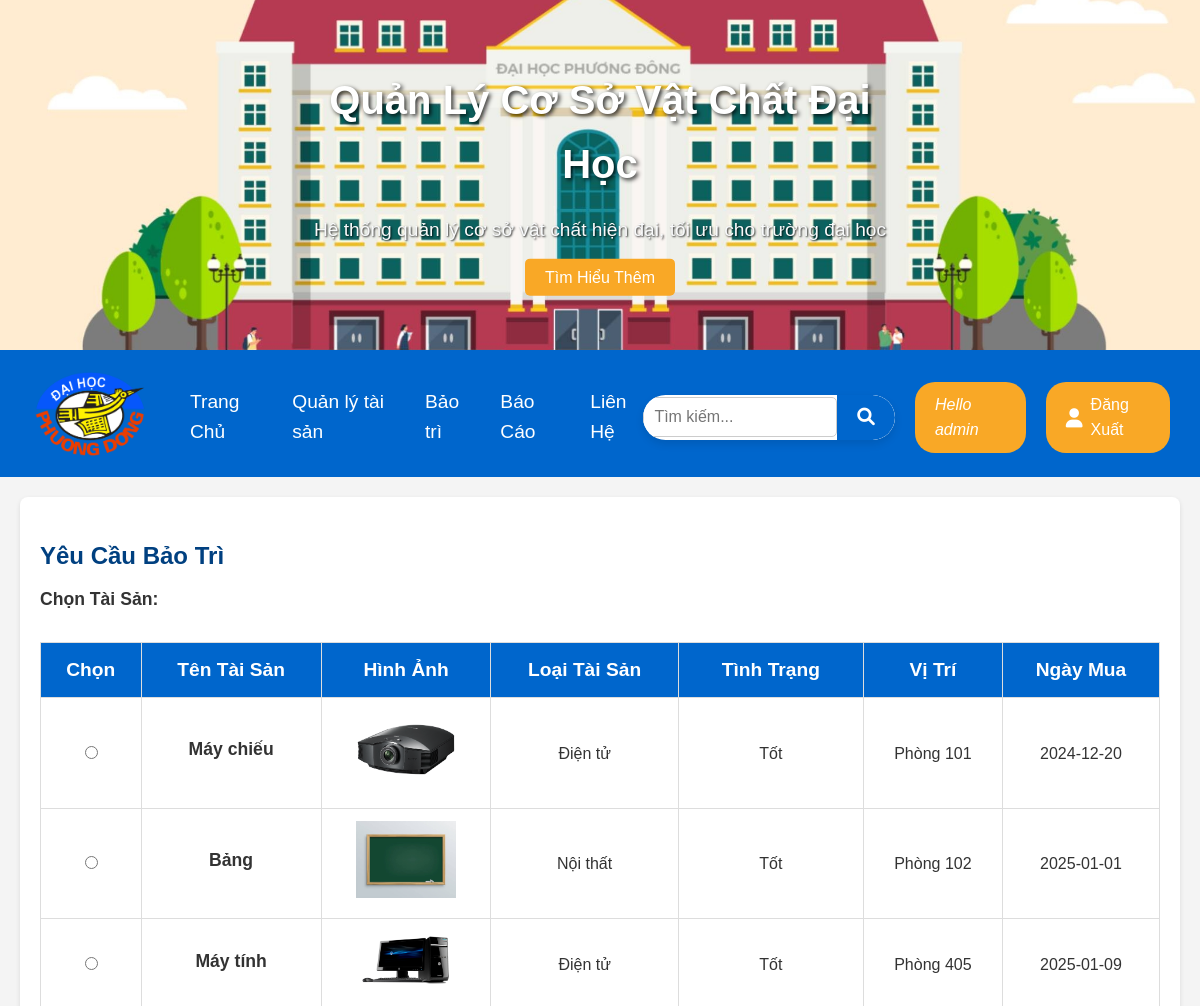
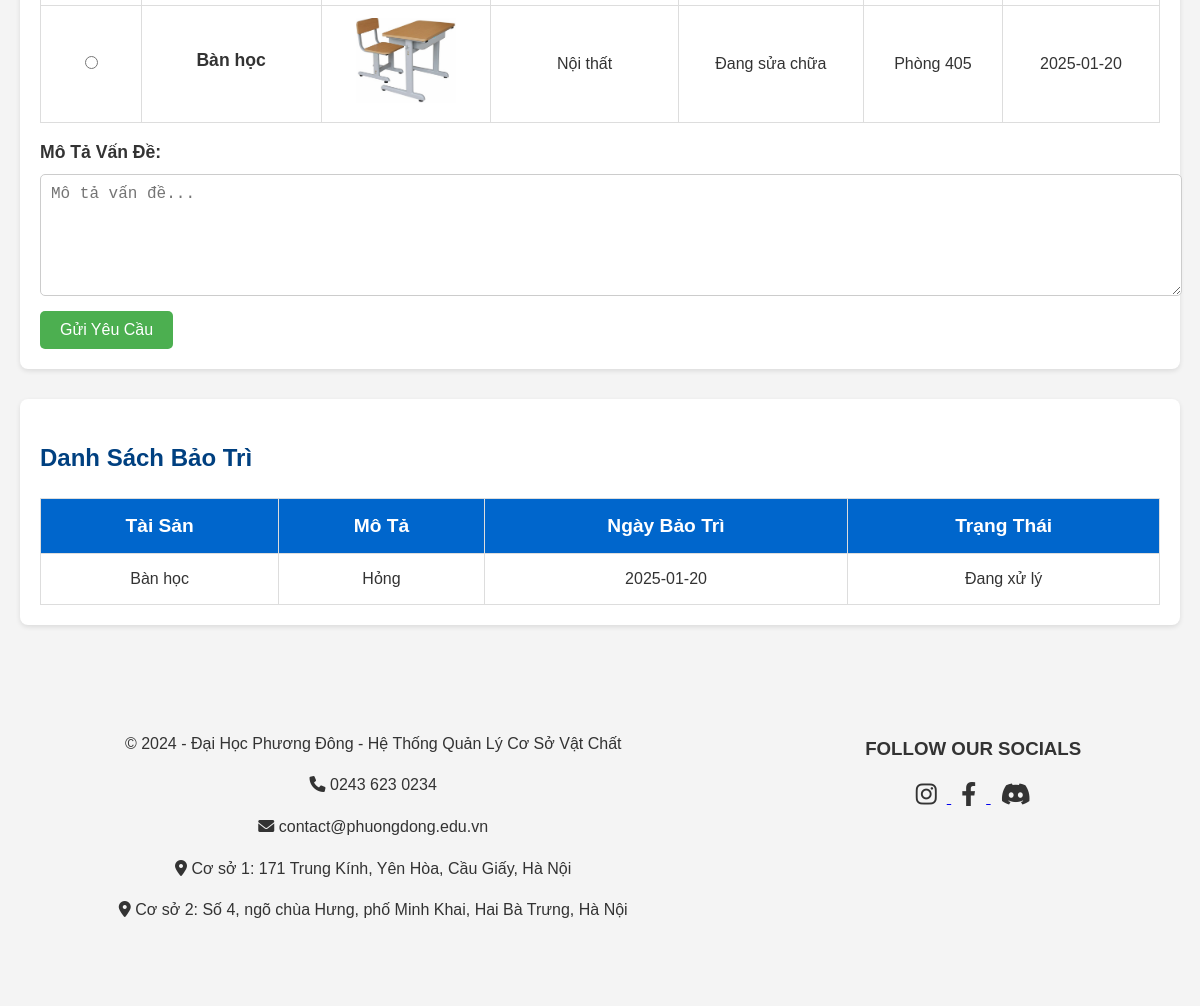
The app's page /baotri.php (signed in) with its own data (2 pictures, top to bottom).
### tables this page shows
CREATE TABLE `assets` (
  `Id_Assets` int(10) NOT NULL,
  `Name` varchar(50) NOT NULL,
  `Img` varchar(200) NOT NULL,
  `Type` varchar(50) NOT NULL,
  `Status` varchar(200) NOT NULL DEFAULT 'Tốt',
  `Location` varchar(200) NOT NULL,
  `PurchaDate` date NOT NULL
);

CREATE TABLE `maintenance` (
  `Id` int(10) NOT NULL,
  `Id_Assets` int(10) NOT NULL,
  `MaintenanceDate` date NOT NULL DEFAULT current_timestamp(),
  `Description` text NOT NULL,
  `MaintenanceStatus` varchar(100) NOT NULL DEFAULT 'Đang xử lý'
);

### control.php (called while the page is built, shortened)
<?php
include("connect.php");
class data_user
{
     public function select_Assets()
     {
         global $conn;
         $sql = "SELECT * FROM assets";
         $run = mysqli_query($conn, $sql);
         return $run;
     }
     public function select_Maintenance()
     {
         global $conn;
         $sql = "SELECT m.Id, m.MaintenanceDate, m.Description, m.MaintenanceStatus, a.Name AS AssetName
                 FROM maintenance m
                 JOIN assets a ON m.Id_Assets = a.Id_Assets";
         $run = mysqli_query($conn, $sql);
         return $run;
     }
}
?>

### baotri.php (the view, shortened to what this page needs)
<?php
include("connect.php");
include("control.php");
$user = new data_user();
$assets = $user->select_Assets();
$maintenance = $user->select_Maintenance();
?>
<!DOCTYPE html>
<html lang="vi">
<head>
    <link rel="stylesheet" href="css/style.css">
    <link rel="stylesheet" href="https://cdnjs.cloudflare.com/ajax/libs/font-awesome/6.0.0/css/all.min.css">
</head>
<body>
<header>
    <div class="banner">
        <img src="img/banner.png" alt="Banner Trường Đại Học">
        <div class="banner-text">
            <h1>Quản Lý Cơ Sở Vật Chất Đại Học</h1>
            <p>Hệ thống quản lý cơ sở vật chất hiện đại, tối ưu cho trường đại học</p>
            <a href="#" class="btn">Tìm Hiểu Thêm</a>
        </div>
    </div>
</header>
<nav>
    <div class="nav-container">
        <div class="logo">
            <a href="#">
                <img src="img/logoql.png" alt="logo">
            </a>
        </div>
        <ul class="nav-links">
            <li><a href="index.php">Trang Chủ</a></li>
            <li><a href="taisan_User.php">Quản lý tài sản</a></li>
            <li><a href="baotri.php">Bảo trì</a></li>
            <li><a href="baocao.php">Báo Cáo</a></li>
            <li><a href="lienhe.php">Liên Hệ</a></li>
        </ul>
        <div class="right-section">
            <div class="search-box">
                <input type="text" placeholder="Tìm kiếm...">
                <button type="submit"><i class="fas fa-search"></i></button>
            </div>
            <?php if (isset($_SESSION["user"])) { ?>
                <i class="login-btn"> Hello <?php echo $_SESSION['user'] ?></i>
                <a href="logout.php" class="login-btn">
                    <i class="fas fa-user"></i> Đăng Xuất
                </a>
            <?php } ?>
        </div>
    </div>
</nav>
<main>
    <section id="maintenance-request">
        <h2>Yêu Cầu Bảo Trì</h2>
        <form id="maintenanceForm" method="POST" action="submit_maintenance.php">
            <div class="form-group">
                <label for="asset">Chọn Tài Sản:</label>
                <table id="asset-table">
                    <thead>
                        <tr>
                            <th>Chọn</th>
                            <th>Tên Tài Sản</th>
                            <th>Hình Ảnh</th>
                            <th>Loại Tài Sản</th>
                            <th>Tình Trạng</th>
                            <th>Vị Trí</th>
                            <th>Ngày Mua</th>
                        </tr>
                    </thead>
                    <tbody>
                        <?php while ($row = mysqli_fetch_assoc($assets)) { ?>
                            <tr>
                                <td>
                                    <input type="radio" id="asset-<?php echo $row['Id_Assets']; ?>" name="asset" value="<?php echo $row['Id_Assets']; ?>" required>
                                </td>
                                <td>
                                    <label for="asset-<?php echo $row['Id_Assets']; ?>">
                                        <?php echo $row['Name']; ?>
                                    </label>
                                </td>
                                <td>
                                    <img src="Admin/uploads/<?php echo $row['Img']; ?>" alt="<?php echo $row['Name']; ?>" style="width: 100px; height: auto;">
                                </td>
                                <td><?php echo $row['Type']; ?></td>
                                <td><?php echo $row['Status']; ?></td>
                                <td><?php echo $row['Location']; ?></td>
                                <td><?php echo $row['PurchaDate']; ?></td>
                            </tr>
                        <?php } ?>
                    </tbody>
                </table>
            </div>
            <div class="form-group">
                <label for="description">Mô Tả Vấn Đề:</label>
                <textarea id="description" name="description" required placeholder="Mô tả vấn đề..."></textarea>
            </div>
            <button type="submit">Gửi Yêu Cầu</button>
        </form>
    </section>
    <section id="maintenance-list">
        <h2>Danh Sách Bảo Trì</h2>
        <table>
            <thead>
                <tr>
                    <th>Tài Sản</th>
                    <th>Mô Tả</th>
                    <th>Ngày Bảo Trì</th>
                    <th>Trạng Thái</th>
                </tr>
            </thead>
            <tbody>
                <?php while ($row = mysqli_fetch_assoc($maintenance)) { ?>
                    <tr>
                        <td><?php echo $row['AssetName']; ?></td>
                        <td><?php echo $row['Description']; ?></td>
                        <td><?php echo $row['MaintenanceDate']; ?></td>
                        <td><?php echo $row['MaintenanceStatus']; ?></td>
                    </tr>
                <?php } ?>
            </tbody>
        </table>
    </section>
</main>
<section class="footer">
    <div class="visit-us">
        <p>&copy; 2024 - Đại Học Phương Đông - Hệ Thống Quản Lý Cơ Sở Vật Chất</p>
        <p><i class="fas fa-phone"></i> 0243 623 0234</p>
        <p><i class="fas fa-envelope"></i> contact@phuongdong.edu.vn</p>
        <p><i class="fas fa-map-marker-alt"></i> Cơ sở 1: 171 Trung Kính, Yên Hòa, Cầu Giấy, Hà Nội</p>
        <p><i class="fas fa-map-marker-alt"></i> Cơ sở 2: Số 4, ngõ chùa Hưng, phố Minh Khai, Hai Bà Trưng, Hà Nội</p>
    </div>
    <div class="socials">
        <h3>FOLLOW OUR SOCIALS</h3>
        <p>
            <a href="https://www.instagram.com/" target="_blank">
                <i class="fa-brands fa-instagram"></i>
            </a>
            <a href="https://www.facebook.com/" target="_blank">
                <i class="fa-brands fa-facebook-f"></i>
            </a>
            <a href="https://discord.com/" target="_blank">
                <i class="fa-brands fa-discord"></i>
            </a>
        </p>
    </div>
</section>
</body>
</html>

### css/style.css (style rules this page uses)
section { margin-bottom: 50px; }
table { width: 100%; border-collapse: collapse; margin-top: 20px; }
table, th, td { border: 1px solid #ddd; }
th, td { padding: 12px; text-align: center; }
th { background-color: #0066cc; color: white; font-size: 1.2em; }
td { font-size: 1em; }
.footer { display: flex; justify-content: space-around; background: #f4f4f4; padding: 40px 0; }
.visit-us, .socials { text-align: center; }
.socials i { font-size: 24px; margin: 0 10px; color: #333; }
body { font-family: Arial, sans-serif; margin: 0; padding: 0; color: #333; line-height: 1.6; background-color: #f4f4f4; }
header { background-color: #0066cc; color: white; text-align: center; padding: 0; }
header .banner { position: relative; text-align: center; }
header .banner img { width: 100%; height: 350px; object-fit: cover; }
header .banner-text { position: absolute; top: 50%; left: 50%; transform: translate(-50%, -50%); text-align: center; }
header .banner-text h1 { font-size: 2.5rem; margin: 0; }
header .banner-text p { font-size: 1.2rem; }
header .btn { background-color: #f9a826; color: white; padding: 10px 20px; text-decoration: none; border-radius: 5px; font-size: 1rem; }
nav { background-color: #0066cc; padding: 10px 30px; }
.nav-container { display: flex; justify-content: space-between; align-items: center; }
.nav-container .logo img { width: 120px; height: 92px; }
.nav-links { list-style: none; display: flex; gap: 30px; margin: 0; }
.nav-links li a { color: white; text-decoration: none; font-size: 1.2rem; font-weight: 500; transition: color 0.3s ease, transform 0.3s ease; }
.right-section { display: flex; align-items: center; gap: 20px; }
.search-box { display: flex; align-items: center; background-color: white; border-radius: 30px; overflow: hidden; box-shadow: 0 4px 8px rgba(0, 0, 0, 0.1); width: 300px; transition: box-shadow 0.3s ease; }
.search-box input { border: none; outline: none; padding: 12px 20px; font-size: 1rem; width: 100%; border-radius: 30px 0 0 30px; font-family: 'Arial', sans-serif; }
.search-box button { border-radius: 0 30px 30px 0; background-color: #0066cc; color: white; padding: 12px 20px; cursor: pointer; transition: background-color 0.3s ease; font-size: 1.1rem; }
.login-btn { background-color: #f9a826; color: white; padding: 10px 20px; border-radius: 20px; text-decoration: none; display: flex; align-items: center; gap: 8px; }
.login-btn i { font-size: 1.2rem; }
main { padding: 20px; }
main section { margin-bottom: 30px; padding: 20px; background: white; border-radius: 8px; box-shadow: 0 2px 5px rgba(0, 0, 0, 0.1); }
main section h2 { margin-bottom: 10px; color: #004080; }
.form-group { display: flex; flex-direction: column; }
.form-group label { font-size: 1.1rem; margin-bottom: 8px; color: #333; }
h2 { font-size: 1.5rem; margin-bottom: 15px; }
.form-group { margin-bottom: 15px; }
label { font-weight: bold; margin-bottom: 5px; display: block; }
select, textarea, input[type="file"], input[type="text"] { width: 100%; padding: 10px; border: 1px solid #ccc; border-radius: 5px; font-size: 1rem; }
textarea { resize: vertical; min-height: 100px; }
button { background-color: #4CAF50; color: white; padding: 10px 20px; border: none; border-radius: 5px; cursor: pointer; font-size: 1rem; }

### baotri.php (style rules this page uses)
.banner-text h1 { color: #ffffff; text-shadow: 2px 2px 4px rgba(0, 0, 0, 0.81); }
.banner-text p { color: #f8f9fa; text-shadow: 1px 1px 2px rgba(0, 0, 0, 0.81); }

### records on screen
assets: Name "Máy chiếu", Img (picture), Type "Điện tử", Status "Tốt", Location "Phòng 101", PurchaDate "2024-12-20"
assets: Name "Bảng", Img (picture), Type "Nội thất", Status "Tốt", Location "Phòng 102", PurchaDate "2025-01-01"
assets: Name "Máy tính", Img (picture), Type "Điện tử", Status "Tốt", Location "Phòng 405", PurchaDate "2025-01-09"
assets: Name "Bàn học", Img (picture), Type "Nội thất", Status "Đang sửa chữa", Location "Phòng 405", PurchaDate "2025-01-20"
maintenance: Id_Assets.Name "Bàn học", Description "Hỏng", MaintenanceDate "2025-01-20", MaintenanceStatus "Đang xử lý"

### other values on screen
$_SESSION['user'] "admin"
